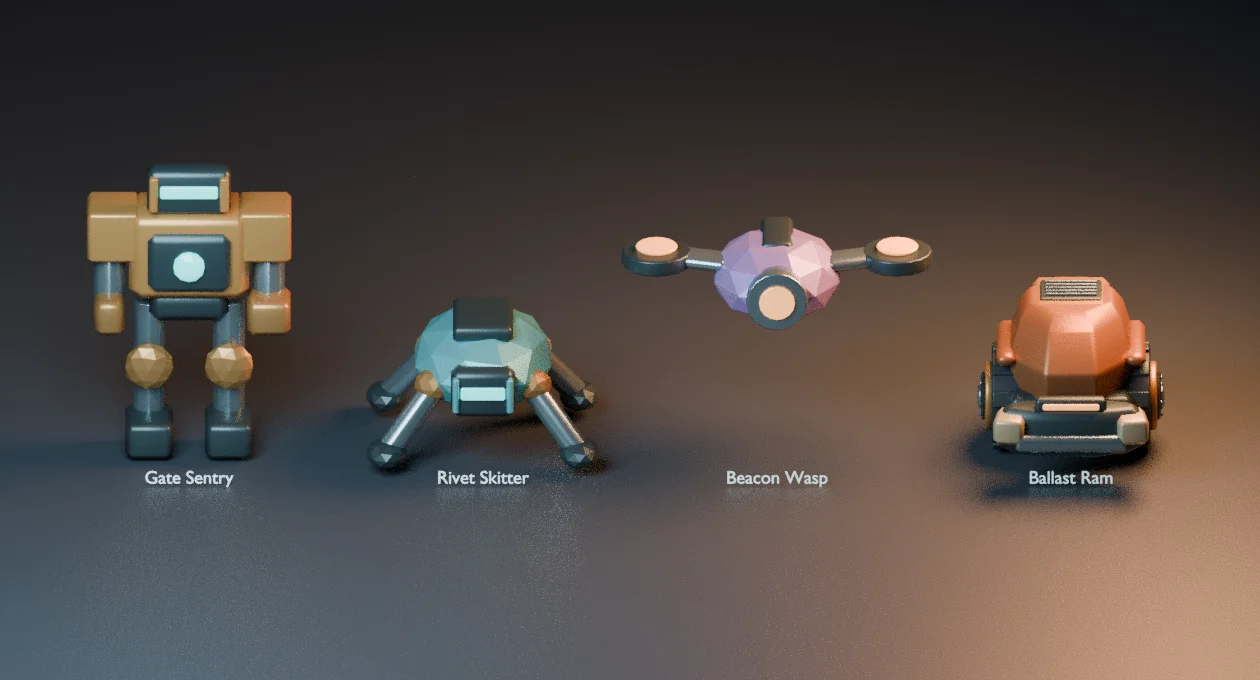
#> input picture art/actors/dock-enemies/dock-enemies.webp, 1260 x 680 px, given in place of baseline.png, which was not available
$ python contact-sheet.py ../../../art/actors/dock-enemies ../../../art/actors/dock-enemies/dock-enemies.webp
#> lines starting #> are read from the running program, lines starting #| are printed output that depends on the picture
"""Compose the two measured-view stills; labels and layout are not game HUD."""
import sys
from pathlib import Path
from PIL import Image, ImageDraw, ImageFont

p=Path(sys.argv[1]); out=Path(sys.argv[2])
w,h=900,1160
bg='#101b24'; muted='#92a5b4'; pale='#eef5fb'; gold='#f7b568'; cyan='#7ce3dd'
im=Image.new('RGB',(w,h),bg); d=ImageDraw.Draw(im)
#> after `im = Image.new('RGB', (w, h), bg)`:
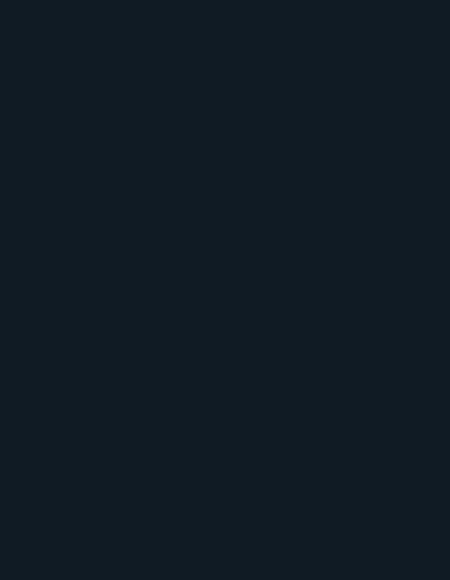
#> im: PIL image 900x1160 RGB (shown at 1/2 size); mean R, G, B 16, 27, 36
base=Path('/usr/share/fonts/truetype/dejavu')
def f(s,b=False):return ImageFont.truetype(str(base/('DejaVuSans-Bold.ttf' if b else 'DejaVuSans.ttf')),s)
def word(pos,value,size,color=pale,b=False): d.text(pos,value,font=f(size,b),fill=color)
word((32,24),'WILDSHARD   /   COMBAT LAB',16,cyan,True)
word((32,54),'Keep the charge tell in view',36,pale,True)
word((34,110),'750 ms into a 950 ms wind-up  ·  Third person, 402 × 874',18,muted)
for name,x,title,by,count,color in [
 ('baseline',32,'ORIGINAL CAMERA','Jack has left the frame','34 / 57',gold),
 ('candidate',466,'CANDIDATE HOLD','Jack remains in view','57 / 57',cyan),
]:
    d.rounded_rectangle((x-2,157,x+403,1085),radius=10,fill='#1c2b37',outline='#415461',width=1)
    word((x+13,171),title,17,color,True)
    im.paste(Image.open(p/f'{name}.png').convert('RGB').resize((348,757),Image.Resampling.LANCZOS),(x+27,204))
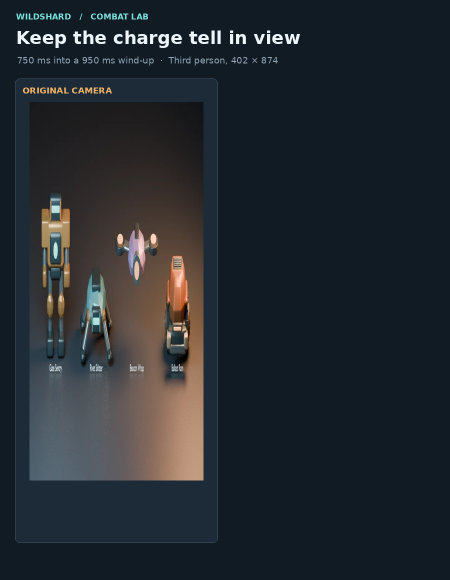
#> im: PIL image 900x1160 RGB (shown at 1/2 size); mean R, G, B 35.7, 42.4, 48.2
    # Put the readout over a clean caption band, above the footer.
    d.rectangle((x,961,x+401,1084),fill='#182530')
    word((x+13,976),count,30,color,True)
    word((x+158,991),'wind-up frames visible',17,muted)
    word((x+14,1030),by,20)
word((34,1109),'Staged render from measured camera transforms. Cyan disc marks the player.',17,muted)
im.save(out,quality=92,subsampling=0)
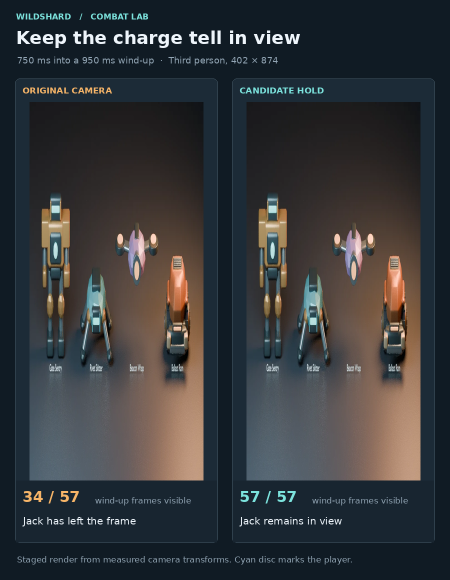
#> saved as dock-enemies.webp: PIL image 900x1160 RGB (shown at 1/2 size); mean R, G, B 54.3, 56.4, 59
